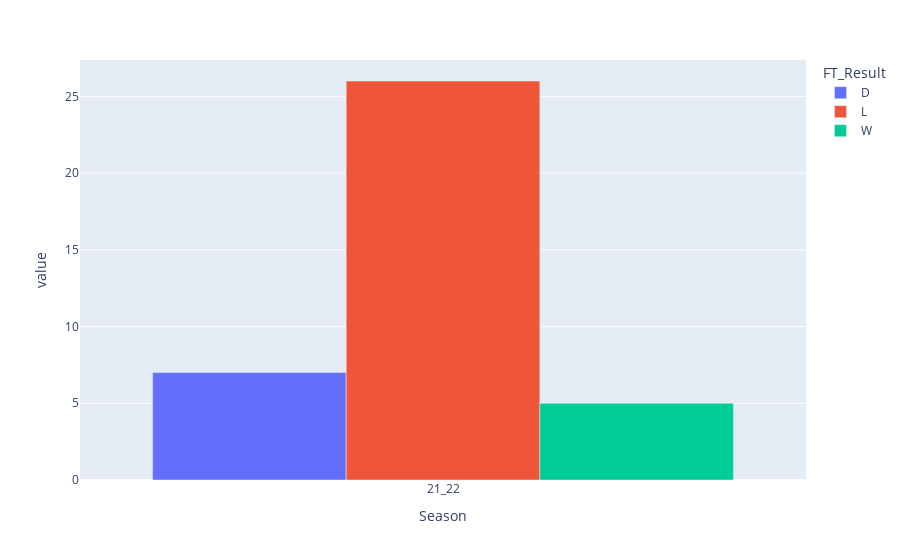

The cell this chart's notebook holds for it:
### Code cell
# custom_colors = ['grey', 'red', 'green']
# df_team.groupby('Season')['FT_Result'].value_counts().unstack().plot(kind='bar',color=custom_colors)

# plt.title('Full time Match Result by Season')
# plt.xlabel('Season')
# plt.ylabel('Count')

fig1 = px.bar(df_team.groupby('Season')['FT_Result'].value_counts().unstack(),barmode='group')
fig1.show()

### Figure 1 — Plotly figure (JSON) as saved in the notebook; plotly's stock layout.template omitted (floating-point values rounded to 4 significant figures)
{"data": [{"alignmentgroup": "True", "hovertemplate": "FT_Result=D<br>Season=%{x}<br>value=%{y}<extra></extra>", "legendgroup": "D", "marker": {"color": "#636efa", "pattern": {"shape": ""}}, "name": "D", "offsetgroup": "D", "orientation": "v", "showlegend": true, "textposition": "auto", "type": "bar", "x": ["21_22"], "xaxis": "x", "y": [7], "yaxis": "y"}, {"alignmentgroup": "True", "hovertemplate": "FT_Result=L<br>Season=%{x}<br>value=%{y}<extra></extra>", "legendgroup": "L", "marker": {"color": "#EF553B", "pattern": {"shape": ""}}, "name": "L", "offsetgroup": "L", "orientation": "v", "showlegend": true, "textposition": "auto", "type": "bar", "x": ["21_22"], "xaxis": "x", "y": [26], "yaxis": "y"}, {"alignmentgroup": "True", "hovertemplate": "FT_Result=W<br>Season=%{x}<br>value=%{y}<extra></extra>", "legendgroup": "W", "marker": {"color": "#00cc96", "pattern": {"shape": ""}}, "name": "W", "offsetgroup": "W", "orientation": "v", "showlegend": true, "textposition": "auto", "type": "bar", "x": ["21_22"], "xaxis": "x", "y": [5], "yaxis": "y"}], "layout": {"barmode": "group", "legend": {"title": {"text": "FT_Result"}, "tracegroupgap": 0}, "margin": {"t": 60}, "xaxis": {"anchor": "y", "domain": [0, 1], "title": {"text": "Season"}}, "yaxis": {"anchor": "x", "domain": [0, 1], "title": {"text": "value"}}}}
